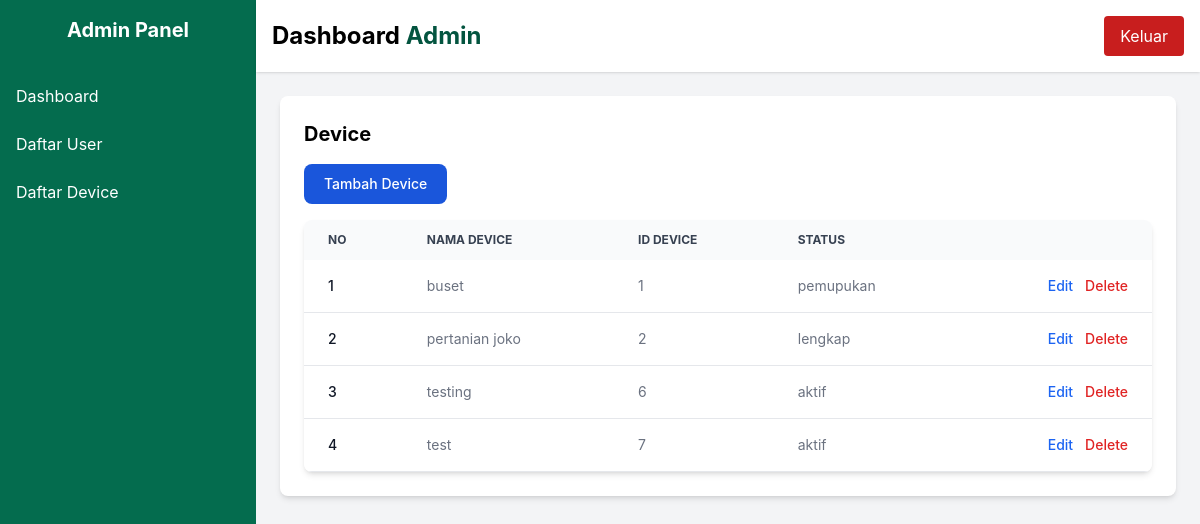
Screenshot of /device.php with the database file from the repository.
### tables this page shows
CREATE TABLE `device` (
  `device_id` int NOT NULL,
  `device_name` varchar(255) NOT NULL,
  `device_type` varchar(100) NOT NULL,
  `device_status` varchar(50) NOT NULL,
  `user_id` int UNSIGNED NOT NULL,
  `created_at` timestamp NULL DEFAULT NULL ON UPDATE CURRENT_TIMESTAMP
);

### db_connection.php (called while the page is built, shortened)
<?php
class Device {
    private $pdo;
    public function __construct($pdo) {
        $this->pdo = $pdo;
    }
    public function getAllDevices() {
        $sql = "SELECT * FROM device";
        $stmt = $this->pdo->query($sql);
        return $stmt->fetchAll(PDO::FETCH_ASSOC);
    }
}
?>

### device.php (the view, shortened to what this page needs)
<?php
require 'db_connection.php';
$device = new Device($pdo);
$devices = $device->getAllDevices();
?>
<!DOCTYPE html>
<html lang="en">
<head>
    <link href="https://cdn.jsdelivr.net/npm/tailwindcss@2.2.19/dist/tailwind.min.css" rel="stylesheet">
    <link href="https://cdn.jsdelivr.net/npm/flowbite@2.5.2/dist/flowbite.min.css" rel="stylesheet" />
</head>
<body class="bg-gray-100 font-sans leading-normal tracking-normal">
    <div class="flex min-h-screen ">
        <aside class="w-64 bg-green-700 text-white flex-shrink-0">
            <div class="p-4 text-center font-bold text-xl">Admin Panel</div>
            <nav class="mt-4">
                <ul class="space-y-2">
                    <li><a href="dashboard_admin.php" class="block px-4 py-2 hover:bg-green-600">Dashboard</a></li>
                    <li><a href="register.php" class="block px-4 py-2 hover:bg-green-600">Daftar User</a></li>
                    <li><a href="device.php" class="block px-4 py-2 hover:bg-green-600">Daftar Device</a></li>
                </ul>
            </nav>
        </aside>
        <div class="flex-1">
            <header class="bg-white shadow p-4 flex justify-between items-center">
                <h1 class="text-2xl font-bold">Dashboard <span class=" text-green-800 px-25 py-2 rounded">Admin</span></h1>
                <div class="flex space-x-4">
                    <a href="logout.php" class="bg-red-700 text-white px-4 py-2 rounded hover:bg-red-800">Keluar</a>
                </div>
            </header>
            <main class="p-6">
                <section class="bg-white p-6 rounded-lg shadow-md">
                    <h2 class="text-xl font-bold mb-4">Device</h2>
                    <button data-modal-target="tambah-modal" data-modal-toggle="tambah-modal" class="block text-white bg-blue-700 hover:bg-blue-800 focus:ring-4 focus:outline-none focus:ring-blue-300 font-medium rounded-lg text-sm px-5 py-2.5 text-center mb-4" type="button">
                        Tambah Device
                    </button>
                    <div class="relative overflow-x-auto shadow-md sm:rounded-lg">
                        <table class="w-full text-sm text-left rtl:text-right text-gray-500 dark:text-gray-400">
                            <thead class="text-xs text-gray-700 uppercase bg-gray-50 dark:bg-gray-700 dark:text-gray-400">
                                <tr>
                                    <th scope="col" class="px-6 py-3">
                                        No
                                    </th>
                                    <th scope="col" class="px-6 py-3">
                                        Nama Device
                                    </th>
                                    <th scope="col" class="px-6 py-3">
                                        ID Device
                                    </th>
                                    <th scope="col" class="px-6 py-3">
                                        Status
                                    </th>
                                    <th scope="col" class="px-6 py-3">
                                    </th>
                                </tr>
                            </thead>
                            <tbody>
                                <?php foreach ($devices as $index => $data) : ?>
                                    <tr class="bg-white border-b dark:bg-gray-800 dark:border-gray-700 hover:bg-gray-50 dark:hover:bg-gray-600">
                                        <th scope="row" class="px-6 py-4 font-medium text-gray-900 whitespace-nowrap dark:text-white">
                                            <?= $index + 1 ?>
                                        </th>
                                        <td class="px-6 py-4">
                                            <?= $data['device_name'] ?>
                                        </td>
                                        <td class="px-6 py-4">
                                            <?= $data['device_id'] ?>
                                        </td>
                                        <td class="px-6 py-4">
                                            <?= $data['device_status'] ?>
                                        </td>
                                        <td class="px-6 py-4 text-right space-x-2">
                                            <button class="font-medium text-blue-600 dark:text-blue-500 hover:underline" data-modal-target="edit-modal-<?= $data['device_id'] ?>" data-modal-toggle="edit-modal-<?= $data['device_id'] ?>">Edit</button>
                                            <button class="font-medium text-red-600 dark:text-red-500 hover:underline" data-modal-target="delete-modal-<?= $data['device_id'] ?>" data-modal-toggle="delete-modal-<?= $data['device_id'] ?>">Delete</button>
                                        </td>
                                    </tr>
                                <?php endforeach ?>
                            </tbody>
                        </table>
                    </div>
                </section>
            </main>
        </div>
    </div>
</body>
</html>

### rows the page displays
device: device_name "buset", device_id "1", device_status "pemupukan"
device: device_name "pertanian joko", device_id "2", device_status "lengkap"
device: device_name "testing", device_id "6", device_status "aktif"
device: device_name "test", device_id "7", device_status "aktif"
